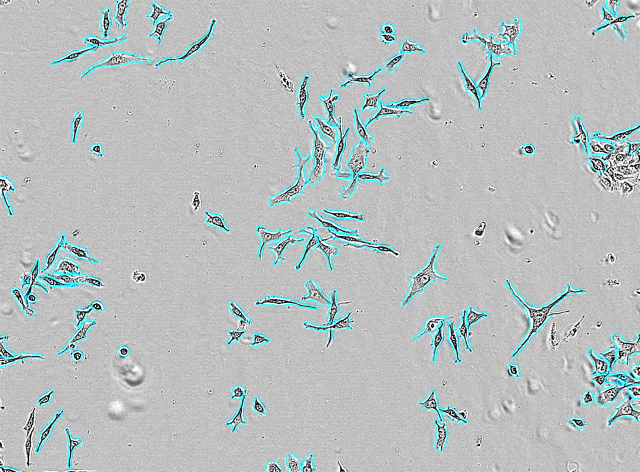
#> input picture Data/raw-data/JPG_VID2724_B1_3_00d07h00m.jpg, 1280 x 944 px (shown at 1/2 size)
$ python -i step2_breakdown_all.py   (imports and definitions only)
#> lines starting #> are read from the running program, lines starting #| are printed output that depends on the picture; after the words box and inside, x2 and y2 are one past the last pixel; in counts of white or black regions, pixels touching at a corner belong together
import os
import glob
import shutil
import cv2
import numpy as np
import argparse

def get_step1_cell_bboxes(original_image_path, min_area=100, padding=10):
    """
    Recompute Step 1 bounding boxes for all cells in the original image.
    This provides exact global coordinates (gx1, gy1, gx2, gy2) for each cell.
    """
#> called with min_area = 100, padding = 10
    img = cv2.imread(original_image_path)
#> img is the input picture: shape (944, 1280, 3); mean B, G, R 191.3, 190.9, 183.6
    if img is None:
        raise ValueError(f"Could not read original image: {original_image_path}")

    img_h, img_w = img.shape[:2]
#> img_h = 944; img_w = 1280
    hsv = cv2.cvtColor(img, cv2.COLOR_BGR2HSV)
#> hsv: shape (944, 1280, 3); mean H, S, V 17.6, 11.4, 191.8

    lower_cyan = np.array([75, 40, 140], dtype=np.uint8)
    upper_cyan = np.array([115, 255, 255], dtype=np.uint8)
    cyan_mask = cv2.inRange(hsv, lower_cyan, upper_cyan)
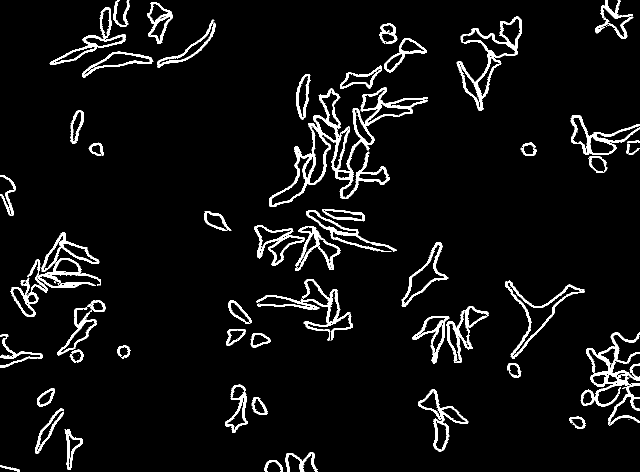
#> cyan_mask: shape (944, 1280) (shown at 1/2 size); 5.6% white; 76 white regions (14 under 20 px), largest, box (x1, y1, x2, y2) and area: (538, 175, 856, 414) 10015, (1172, 665, 1280, 851) 4644, (913, 33, 1044, 221) 3726

    kernel = cv2.getStructuringElement(cv2.MORPH_ELLIPSE, (5, 5))
    cyan_closed = cv2.morphologyEx(cyan_mask, cv2.MORPH_CLOSE, kernel, iterations=3)
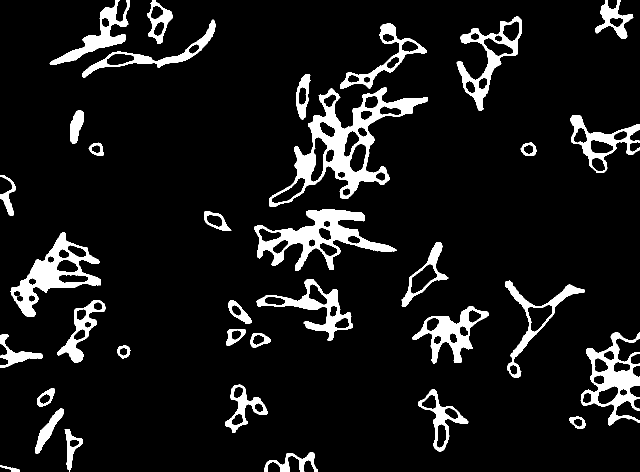
#> cyan_closed: shape (944, 1280) (shown at 1/2 size); 8.9% white; 38 white regions (3 under 20 px)

    contours, _ = cv2.findContours(cyan_closed, cv2.RETR_EXTERNAL, cv2.CHAIN_APPROX_SIMPLE)
#> contours = 35 contours; largest, box (x1, y1, x2, y2) and area: (538, 175, 856, 414) 24704, (509, 418, 793, 542) 13306, (21, 465, 202, 633) 11491, (1161, 665, 1280, 851) 10318, (913, 33, 1044, 221) 8260
    valid_contours = [c for c in contours if cv2.contourArea(c) >= min_area]
#> valid_contours has the same summary as contours
    valid_contours = sorted(valid_contours, key=lambda c: (cv2.boundingRect(c)[1], cv2.boundingRect(c)[0]))

    cell_bboxes = {}
    for idx, c in enumerate(valid_contours, start=1):
        x, y, w, h = cv2.boundingRect(c)
        x1 = max(0, x - padding)
        y1 = max(0, y - padding)
        x2 = min(img_w, x + w + padding)
        y2 = min(img_h, y + h + padding)
        cell_key = f"cell_{idx:03d}"
        cell_bboxes[cell_key] = (x1, y1, x2, y2)
#> this loop made 35 passes
#> (x, y, w, h, x1, y1, x2, y2) on passes 1 to 12: (99, 0, 160, 130, 89, 0, 269, 140), (294, 0, 52, 88, 284, 0, 356, 98), (1191, 0, 76, 78, 1181, 0, 1277, 88), (913, 33, 131, 188, 903, 23, 1054, 231), (164, 39, 267, 117, 154, 29, 441, 166), (680, 46, 173, 132, 670, 36, 863, 188), (593, 148, 28, 91, 583, 138, 631, 249), (538, 175, 318, 239, 528, 165, 866, 424), (141, 220, 26, 68, 131, 210, 177, 298), (1141, 231, 139, 115, 1131, 221, 1280, 356), (177, 285, 31, 27, 167, 275, 218, 322), (1041, 285, 32, 27, 1031, 275, 1083, 322)
#> after the loop, cell_bboxes = 35 items

    return cell_bboxes

# [322 lines left out: functions process_single_cell_step2, post_process_reconstruct_boundary_subcells, process_all_step2, not called in this run]

# [11 lines not run here, left out]

>>> result = get_step1_cell_bboxes('../Data/raw-data/JPG_VID2724_B1_3_00d07h00m.jpg')
#> result = 35 items

$ run again, on Data/raw-data/VID2724_A1_9_00d07h00m.tif
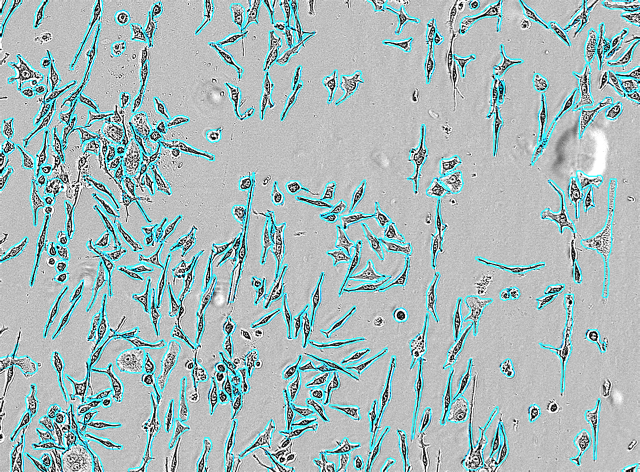
#> input picture Data/raw-data/VID2724_A1_9_00d07h00m.tif, 1280 x 944 px (shown at 1/2 size)
#> in get_step1_cell_bboxes, img is the input picture: shape (944, 1280, 3); mean B, G, R 188.4, 187.2, 168
#> hsv: shape (944, 1280, 3); mean H, S, V 14.7, 24.2, 188.9
#> in get_step1_cell_bboxes, `cyan_mask = cv2.inRange(hsv, lower_cyan, upper_cyan)`:
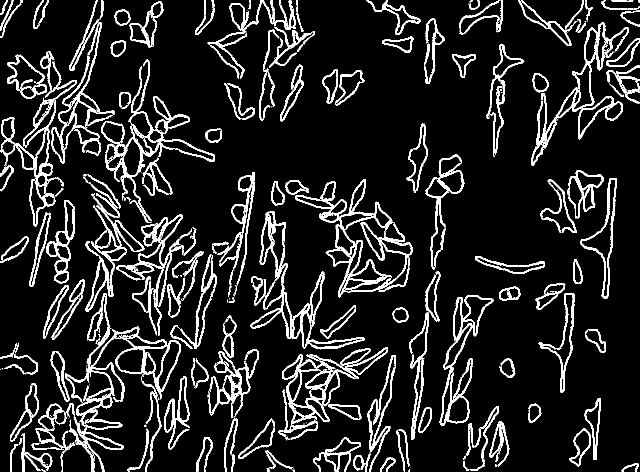
#> cyan_mask: shape (944, 1280) (shown at 1/2 size); 12.4% white; 264 white regions (81 under 20 px), largest, box (x1, y1, x2, y2) and area: (133, 652, 361, 944) 8555, (651, 358, 825, 595) 6774, (202, 119, 430, 443) 6434
#> in get_step1_cell_bboxes, `cyan_closed = cv2.morphologyEx(cyan_mask, cv2.MORPH_CLOSE, kernel, ite..`:
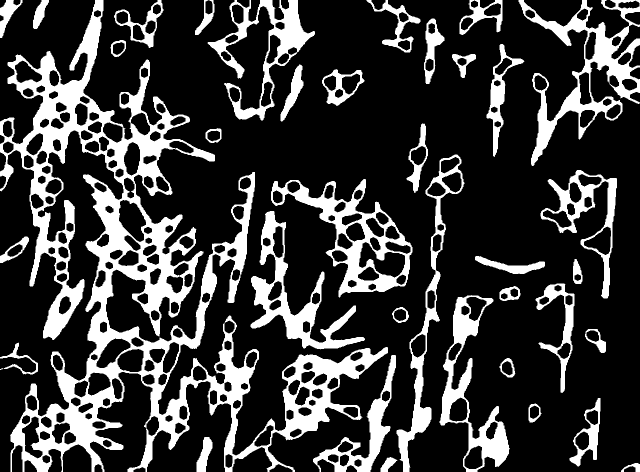
#> cyan_closed: shape (944, 1280) (shown at 1/2 size); 22.7% white; 38 white regions (1 under 20 px)
#> contours = 38 contours, 1 with area under 20; largest, box (x1, y1, x2, y2) and area: (0, 0, 776, 944) 196098, (542, 358, 825, 595) 27628, (1037, 0, 1280, 332) 24578, (879, 590, 1020, 944) 17038, (501, 422, 730, 699) 16026
#> valid_contours = 37 contours; largest, box (x1, y1, x2, y2) and area: (0, 0, 776, 944) 196098, (542, 358, 825, 595) 27628, (1037, 0, 1280, 332) 24578, (879, 590, 1020, 944) 17038, (501, 422, 730, 699) 16026
#> the loop in get_step1_cell_bboxes, `for idx, c in enumerate(valid_contours, start=1):` made 37 passes
#> (x, y, w, h, x1, y1, x2, y2) on passes 1 to 8: (0, 0, 776, 944, 0, 0, 786, 944), (0, 0, 45, 76, 0, 0, 55, 86), (66, 0, 32, 58, 56, 0, 108, 68), (228, 0, 99, 96, 218, 0, 337, 106), (390, 0, 39, 70, 380, 0, 439, 80), (415, 0, 215, 241, 405, 0, 640, 251), (733, 0, 108, 105, 723, 0, 851, 115), (919, 0, 86, 70, 909, 0, 1015, 80)
#> after the loop in get_step1_cell_bboxes, `for idx, c in enumerate(valid_contours, start=1):`: cell_bboxes = 37 items

$ run again, on Data/raw-data/VID2724_A3_4_00d00h00m.tif
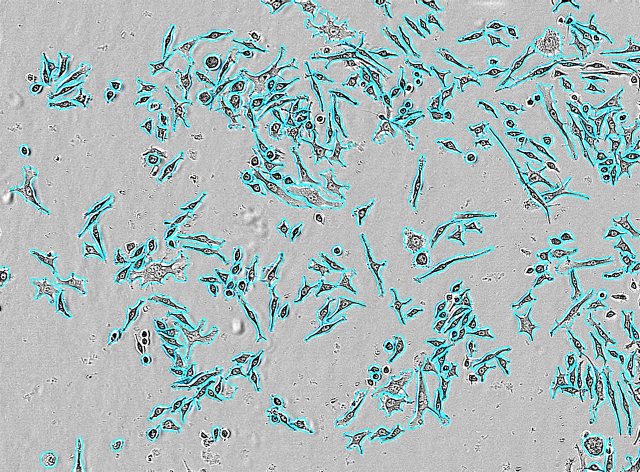
#> input picture Data/raw-data/VID2724_A3_4_00d00h00m.tif, 1280 x 944 px (shown at 1/2 size)
#> in get_step1_cell_bboxes, img is the input picture: shape (944, 1280, 3); mean B, G, R 188.2, 187, 169.3
#> hsv: shape (944, 1280, 3); mean H, S, V 13.7, 22.5, 188.7
#> in get_step1_cell_bboxes, `cyan_mask = cv2.inRange(hsv, lower_cyan, upper_cyan)`:
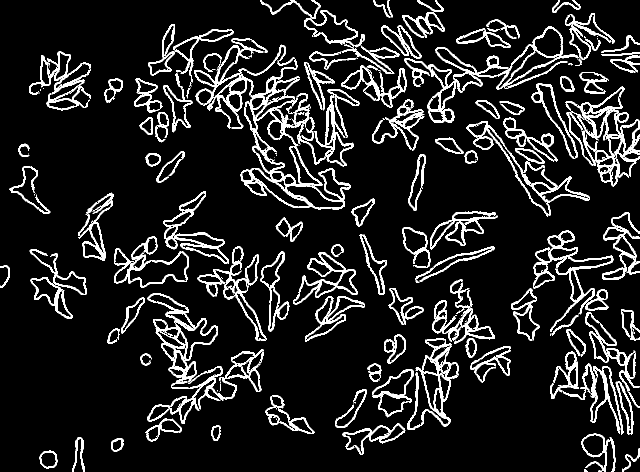
#> cyan_mask: shape (944, 1280) (shown at 1/2 size); 11.5% white; 239 white regions (90 under 20 px), largest, box (x1, y1, x2, y2) and area: (481, 119, 701, 419) 9594, (1131, 173, 1280, 374) 6000, (870, 53, 1158, 182) 4349
#> in get_step1_cell_bboxes, `cyan_closed = cv2.morphologyEx(cyan_mask, cv2.MORPH_CLOSE, kernel, ite..`:
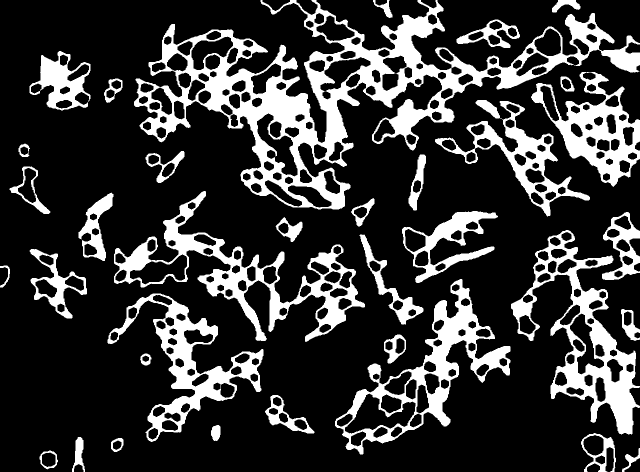
#> cyan_closed: shape (944, 1280) (shown at 1/2 size); 21.3% white; 37 white regions (2 under 20 px)
#> contours = 35 contours; largest, box (x1, y1, x2, y2) and area: (268, 0, 1280, 419) 132126, (228, 382, 730, 684) 37983, (1022, 460, 1280, 869) 37863, (670, 558, 1021, 909) 37613, (215, 587, 527, 884) 26158
#> valid_contours has the same summary as contours
#> the loop in get_step1_cell_bboxes, `for idx, c in enumerate(valid_contours, start=1):` made 35 passes
#> (x, y, w, h, x1, y1, x2, y2) on passes 1 to 8: (268, 0, 1012, 419, 258, 0, 1280, 429), (746, 0, 39, 36, 736, 0, 795, 46), (1104, 0, 57, 25, 1094, 0, 1171, 35), (913, 39, 127, 57, 903, 29, 1050, 106), (59, 102, 122, 119, 49, 92, 191, 231), (1062, 144, 218, 230, 1052, 134, 1280, 384), (1121, 153, 28, 30, 1111, 143, 1159, 193), (208, 157, 37, 49, 198, 147, 255, 216)
#> after the loop in get_step1_cell_bboxes, `for idx, c in enumerate(valid_contours, start=1):`: cell_bboxes = 35 items

$ run again, on Data/raw-data/VID2724_A3_4_00d07h00m.tif
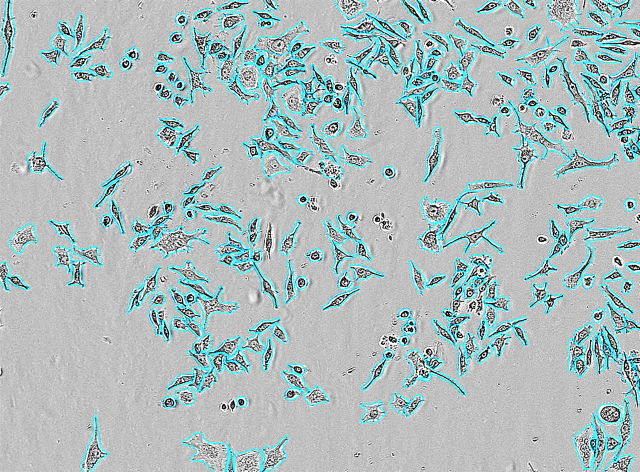
#> input picture Data/raw-data/VID2724_A3_4_00d07h00m.tif, 1280 x 944 px (shown at 1/2 size)
#> in get_step1_cell_bboxes, img is the input picture: shape (944, 1280, 3); mean B, G, R 189.7, 188.6, 171.2
#> hsv: shape (944, 1280, 3); mean H, S, V 13.2, 21.5, 190.2
#> in get_step1_cell_bboxes, `cyan_mask = cv2.inRange(hsv, lower_cyan, upper_cyan)`:
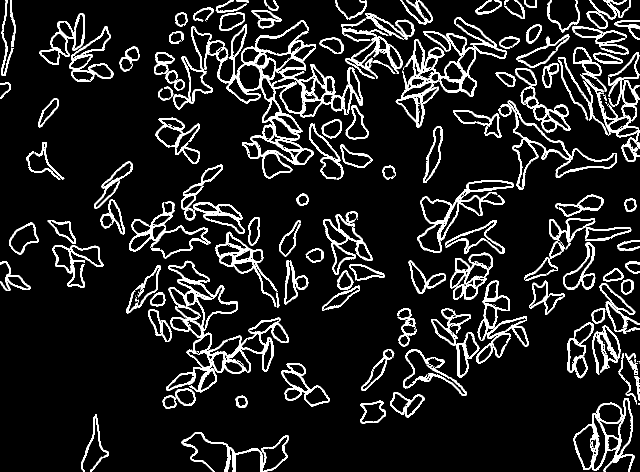
#> cyan_mask: shape (944, 1280) (shown at 1/2 size); 11.2% white; 190 white regions (49 under 20 px), largest, box (x1, y1, x2, y2) and area: (382, 40, 725, 357) 14781, (333, 521, 578, 786) 9348, (791, 35, 1014, 256) 6869
#> in get_step1_cell_bboxes, `cyan_closed = cv2.morphologyEx(cyan_mask, cv2.MORPH_CLOSE, kernel, ite..`:
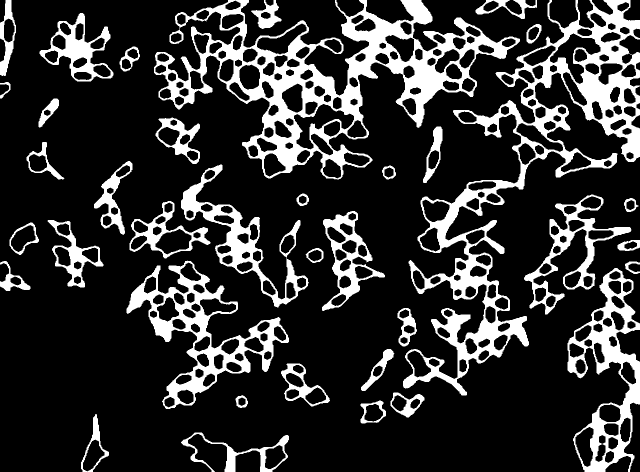
#> cyan_closed: shape (944, 1280) (shown at 1/2 size); 19.1% white; 37 white regions
#> contours = 37 contours; largest, box (x1, y1, x2, y2) and area: (308, 0, 1040, 359) 104164, (806, 0, 1280, 791) 93490, (253, 521, 578, 818) 33304, (1135, 536, 1280, 944) 29568, (362, 329, 618, 615) 17042
#> valid_contours has the same summary as contours
#> the loop in get_step1_cell_bboxes, `for idx, c in enumerate(valid_contours, start=1):` made 37 passes
#> (x, y, w, h, x1, y1, x2, y2) on passes 1 to 8: (0, 0, 32, 152, 0, 0, 42, 162), (308, 0, 732, 359, 298, 0, 1050, 369), (502, 0, 61, 58, 492, 0, 573, 68), (806, 0, 474, 791, 796, 0, 1280, 801), (951, 0, 123, 38, 941, 0, 1084, 48), (79, 26, 148, 137, 69, 16, 237, 173), (1053, 48, 30, 39, 1043, 38, 1093, 97), (239, 93, 41, 50, 229, 83, 290, 153)
#> after the loop in get_step1_cell_bboxes, `for idx, c in enumerate(valid_contours, start=1):`: cell_bboxes = 37 items
